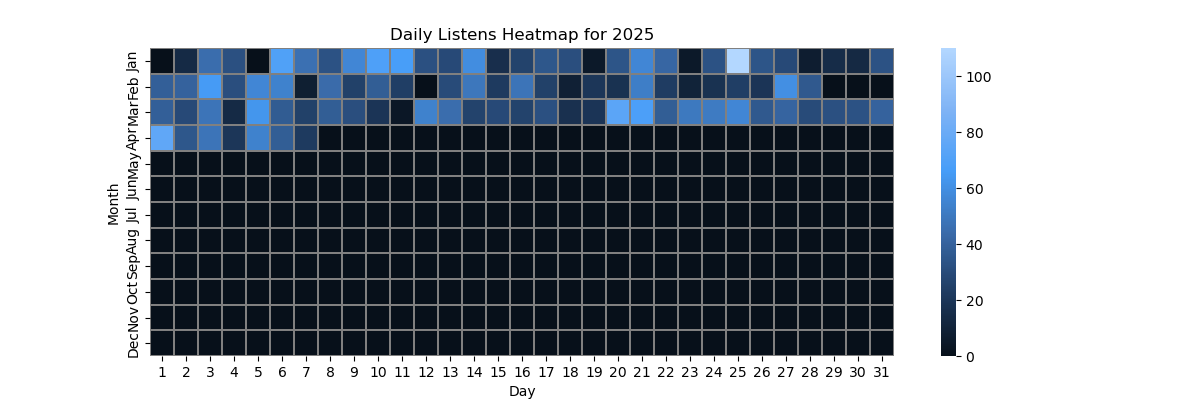

Here is the Python script that generated this plot:
import sqlite3
import pandas as pd
import seaborn as sns
import numpy as np
import calendar
import matplotlib.pyplot as plt
from matplotlib.colors import LinearSegmentedColormap

# Connect to the database
conn = sqlite3.connect("/home/levo/Documents/projects/lastfm/data/lastfmscrobbles.db")
YEAR = "2025"
# Query the database
query = """
SELECT
    a.name [artist]
    ,t.name [track]
    ,al.name [album]
    ,timestamp
    ,date(timestamp, 'unixepoch') AS list_date
    ,time(timestamp, 'unixepoch') AS listen_time
    ,strftime('%m', datetime(timestamp, 'unixepoch')) [Month]
    ,strftime('%Y', datetime(timestamp, 'unixepoch')) [Year]
	,strftime('%j', date(timestamp, 'unixepoch')) [day of year]
FROM 
    listens AS l
JOIN tracks AS t ON t.id = l.track_id
JOIN artists AS a ON a.id = t.artist_id
JOIN albums AS al ON al.id = t.album_id
ORDER BY timestamp DESC
"""

df = pd.read_sql_query(query, conn)
df["timestamp"] = pd.to_datetime(df["list_date"])


# Close the connection
conn.close()


def create_heatmap(year):
    # Convert timestamp to datetime
    heatmap_df = df[df["Year"] == year]

    # Extract day and month
    heatmap_df["day"] = heatmap_df["timestamp"].dt.day
    heatmap_df["month"] = heatmap_df["timestamp"].dt.month

    # Create a pivot table with counts of listens per day
    heatmap_data = heatmap_df.pivot_table(
        index="month", columns="day", aggfunc="size", fill_value=0
    )

    # Ensure the heatmap has 31 days and 12 months
    heatmap_data = heatmap_data.reindex(
        index=np.arange(1, 13), columns=np.arange(1, 32), fill_value=0
    )
    # Create a custom colormap with more colors
    colors = ["#07101A", "#1E3A5F", "#3A6BAA", "#469DF8", "#7FB3F5", "#B3D7FF"]
    cmap = LinearSegmentedColormap.from_list("custom_cmap", colors)

    # Plot the heatmap
    plt.figure(figsize=(12, 4))  # Increased height by 50 pixels
    sns.heatmap(heatmap_data, cmap=cmap, linewidths=0.1, linecolor="gray", cbar=True)
    plt.title(f"Daily Listens Heatmap for {YEAR}")
    plt.xlabel("Day")
    plt.ylabel("Month")
    plt.yticks(
        ticks=np.arange(0.5, 12.5),
        labels=[calendar.month_abbr[i] for i in range(1, 13)],
    )
    plt.savefig("heatmap.png")


def scrobbles_to_date():
    # Convert timestamp to datetime

    # Filter data for the current year and the previous year
    current_year_data = df[df["Year"] == str(int(YEAR))]
    previous_year_data = df[df["Year"] == str(int(YEAR) - 1)]

    # Calculate the number of tracks listened to up to today's date in the current year
    current_year_count = current_year_data[
        current_year_data["timestamp"].dt.dayofyear <= pd.Timestamp.now().dayofyear
    ].shape[0]

    # Calculate the number of tracks listened to up to today's date in the previous year
    previous_year_count = previous_year_data[
        previous_year_data["timestamp"].dt.dayofyear <= pd.Timestamp.now().dayofyear
    ].shape[0]

    print(f"Tracks listened to this year ({YEAR}): {current_year_count}")
    print(f"Tracks listened to last year ({int(YEAR) - 1}): {previous_year_count}")


def monthly_comparison_chart():
    # Filter data for the years 2024 and 2025
    data_2024 = df[df["Year"] == "2024"]
    data_2025 = df[df["Year"] == "2025"]

    # Group by month and count the number of tracks listened to each month
    monthly_counts_2024 = data_2024.groupby("Month").size()
    monthly_counts_2025 = data_2025.groupby("Month").size()

    # Create a DataFrame for plotting
    monthly_counts = pd.DataFrame(
        {"2024": monthly_counts_2024, "2025": monthly_counts_2025}
    ).fillna(0)

    # Plot the bar chart
    monthly_counts.plot(kind="bar", figsize=(8.5, 2))
    plt.title("Monthly Listens Comparison: 2024 vs 2025")
    plt.xlabel("Month")
    plt.ylabel("Number of Listens")
    plt.xticks(
        ticks=np.arange(12),
        labels=[calendar.month_abbr[i] for i in range(1, 13)],
        rotation=0,
    )
    plt.legend(title="Year", bbox_to_anchor=(1, 1), loc="upper left", borderaxespad=0.0)
    plt.savefig("monthly_comparison_chart.png")


def stacked_bar_charts():
    # Filter data for the years 2024 and 2025
    data_2024 = df[df["Year"] == "2024"]
    data_2025 = df[df["Year"] == "2025"]

    # Group by month and count the number of artists, albums, and tracks listened to each month
    monthly_artists_2024 = data_2024.groupby("Month")["artist"].nunique()
    monthly_artists_2025 = data_2025.groupby("Month")["artist"].nunique()
    monthly_albums_2024 = data_2024.groupby("Month")["album"].nunique()
    monthly_albums_2025 = data_2025.groupby("Month")["album"].nunique()
    monthly_tracks_2024 = data_2024.groupby("Month")["track"].nunique()
    monthly_tracks_2025 = data_2025.groupby("Month")["track"].nunique()

    # Create DataFrames for plotting
    artists_counts = pd.DataFrame(
        {"2024": monthly_artists_2024, "2025": monthly_artists_2025}
    ).fillna(0)
    albums_counts = pd.DataFrame(
        {"2024": monthly_albums_2024, "2025": monthly_albums_2025}
    ).fillna(0)
    tracks_counts = pd.DataFrame(
        {"2024": monthly_tracks_2024, "2025": monthly_tracks_2025}
    ).fillna(0)

    # Plot the bar charts
    fig, axes = plt.subplots(3, 1, figsize=(8.5, 6), sharex=True)

    artists_counts.plot(
        kind="bar", ax=axes[0], color=["#1f77b4", "#ff7f0e"], legend=False
    )
    axes[0].set_title("Monthly Unique Artists Comparison: 2024 vs 2025")
    axes[0].set_ylabel("Number of Artists")

    albums_counts.plot(
        kind="bar", ax=axes[1], color=["#1f77b4", "#ff7f0e"], legend=False
    )
    axes[1].set_title("Monthly Unique Albums Comparison: 2024 vs 2025")
    axes[1].set_ylabel("Number of Albums")

    tracks_counts.plot(kind="bar", ax=axes[2], color=["#1f77b4", "#ff7f0e"])
    axes[2].set_title("Monthly Unique Tracks Comparison: 2024 vs 2025")
    axes[2].set_ylabel("Number of Tracks")
    axes[2].set_xlabel("Month")
    axes[2].set_xticks(np.arange(12))
    axes[2].set_xticklabels([calendar.month_abbr[i] for i in range(1, 13)], rotation=0)

    plt.tight_layout()
    plt.savefig("stacked_bar_charts.png")


def top_5_table(year):
    # Filter data for the specified year
    year_data = df[df["Year"] == year]

    # Get top 5 artists
    top_artists = (
        year_data["artist"]
        .value_counts()
        .head(5)
        .reset_index()
        .rename(columns={"index": "Artist", "artist": "Count"})
    )

    # Get top 5 albums
    top_albums = (
        year_data["album"]
        .value_counts()
        .head(5)
        .reset_index()
        .rename(columns={"index": "Album", "album": "Count"})
    )

    # Get top 5 tracks
    top_tracks = (
        year_data["track"]
        .value_counts()
        .head(5)
        .reset_index()
        .rename(columns={"index": "Track", "track": "Count"})
    )

    # Calculate grand totals
    total_artists = year_data["artist"].value_counts().sum()
    total_albums = year_data["album"].value_counts().sum()
    total_tracks = year_data["track"].value_counts().sum()

    # Add grand totals to the tables
    top_artists.loc[len(top_artists)] = ["Total", total_artists]
    top_albums.loc[len(top_albums)] = ["Total", total_albums]
    top_tracks.loc[len(top_tracks)] = ["Total", total_tracks]

    # Print the tables
    print("Top 5 Artists:")
    print(top_artists)
    print("\nTop 5 Albums:")
    print(top_albums)
    print("\nTop 5 Tracks:")
    print(top_tracks)

    # Save the tables to CSV files
    top_artists.to_csv("top_5_artists.csv", index=False)
    top_albums.to_csv("top_5_albums.csv", index=False)
    top_tracks.to_csv("top_5_tracks.csv", index=False)


def quick_facts(year):
    # Filter data for the specified year
    year_data = df[df["Year"] == year]

    # Calculate total days and hours listened to music
    total_days = year_data["list_date"].nunique()
    total_hours = year_data["timestamp"].dt.hour.sum()

    # Calculate average listens per day
    average_listens_per_day = year_data.shape[0] / total_days

    # Calculate the longest streak of days listened to music
    year_data["day_of_year"] = year_data["timestamp"].dt.dayofyear
    streaks = year_data["day_of_year"].diff().ne(1).cumsum()
    longest_streak = streaks.value_counts().max()

    # Find the day with the most listens
    most_active_day = year_data["list_date"].value_counts().idxmax()
    most_active_day_count = year_data["list_date"].value_counts().max()

    print(f"Total days listened to music in {year}: {total_days}")
    print(f"Total hours listened to music in {year}: {total_hours}")
    print(f"Average listens per day in {year}: {average_listens_per_day:.2f}")
    print(f"Longest streak of days listened to music in {year}: {longest_streak} days")
    print(
        f"Most active day in {year}: {most_active_day} with {most_active_day_count} listens"
    )


quick_facts(YEAR)

top_5_table(YEAR)
stacked_bar_charts()
monthly_comparison_chart()
create_heatmap(YEAR)
scrobbles_to_date()
